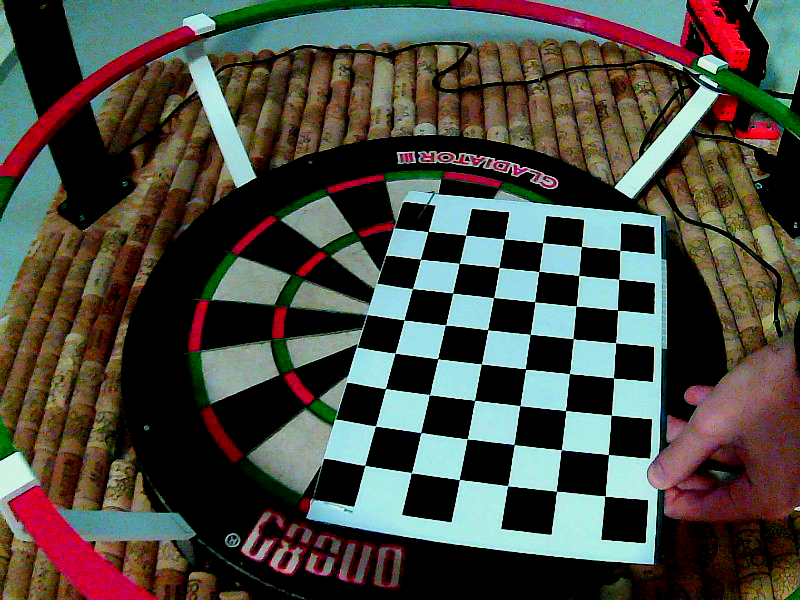
#> input picture diplomski_opencv/stereo_calibration/images_dev01/img0.png, 800 x 600 px; its folder holds 3 pictures in this run
$ python stereoCalibration.py
#> lines starting #> are read from the running program, lines starting #| are printed output that depends on the picture; long printed decimals are rounded; pictures that were not available may be replaced by others from this repository, and a replacement may not be noted
import cv2 as cv
import numpy as np
import glob
# jurica12
#refcam = 0; camnum = 1, camcount = 2
chessBoardSize = (8,6)
frameSize = (800,600)
size_of_chessBoard_squares_mm = 30

criteria = (cv.TERM_CRITERIA_EPS + cv.TERM_CRITERIA_MAX_ITER, 100, 0.001)
numcam = 2  # numberofcameras

for camnum in range (1, numcam+1):

    # prepare object points - real chessboard 3D, imgpoints = 2D image points, objpoints = 3D real world points
    imgpointsref = []; imgpoints1 = []; objpoints = []; objp = []; imagesref = []; images1 = []
    objp = np.zeros((chessBoardSize[0]*chessBoardSize[1], 3), np.float32)
    objp[:,:2] = np.mgrid[0:chessBoardSize[0], 0:chessBoardSize[1]].T.reshape(-1,2)

    objp = objp*size_of_chessBoard_squares_mm  # each corner position on the real 3D world chessboard

    imagesref = sorted(glob.glob('/home/fsb/Desktop/diplomski_opencv/stereo_calibration/images_dev0{}/*.png'.format(camnum)))
    images1 = sorted(glob.glob('/home/fsb/Desktop/diplomski_opencv/stereo_calibration/images_dev{}/*.png'.format(camnum)))

    for imageref, image1 in zip (imagesref, images1):
        imgref = cv.imread(imageref)
#> imgref is the input picture: shape (600, 800, 3); mean B, G, R 65.8, 74.3, 74.3
        img1 = cv.imread(image1)
        grayimgref = cv.cvtColor(imgref, cv.COLOR_BGR2GRAY)
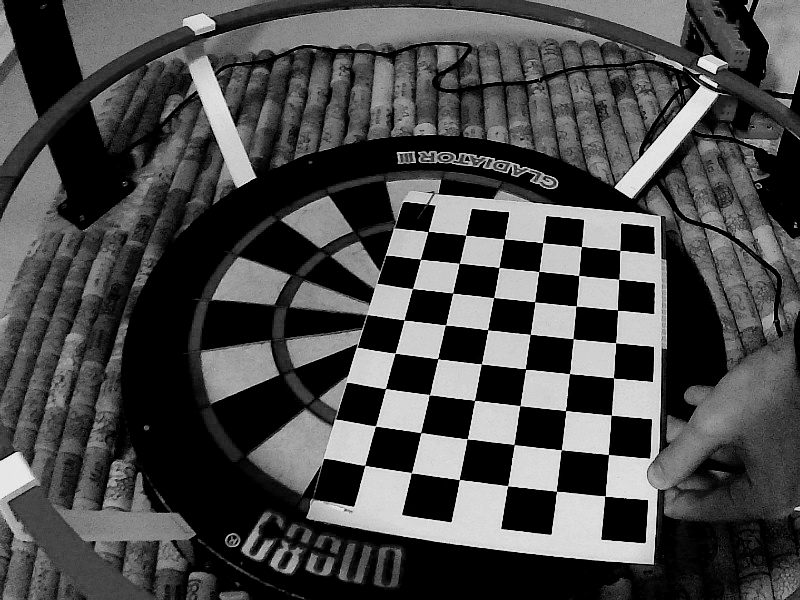
#> grayimgref: shape (600, 800); min 0, max 237, mean 73.3
        grayimg1 = cv.cvtColor(img1,cv.COLOR_BGR2GRAY)

        # find chessboard corners after image preparation
        retref, cornerref = cv.findChessboardCorners(grayimgref, chessBoardSize, None)
#> retref = True; cornerref = 48 rows, first 8: [364.9, 465.3], [375.5, 426], [385.5, 388.5], [395.2, 353.1], [404.2, 319.8], [412.4, 288.6], [420.5, 259.4], [428, 231.5]
        ret1, corner1 = cv.findChessboardCorners(grayimg1, chessBoardSize, None)
#> ret1 = True; corner1 has the same summary as cornerref

        if retref and ret1 == True:
            objpoints.append(objp)
            cornersref = cv.cornerSubPix(grayimgref, cornerref,(11,11), (-1,-1), criteria)
#> cornersref = 48 rows, first 8: [364.7, 465.4], [375.5, 426.2], [385.5, 388.6], [395, 353.1], [404.1, 319.8], [412.4, 288.6], [420.4, 259.3], [428.2, 231.4]
            corners1 = cv.cornerSubPix(grayimg1, corner1, (11,11), (-1,-1), criteria)
#> corners1 has the same summary as cornersref

            imgpointsref.append(cornersref)
            imgpoints1.append(corners1)

            cv.drawChessboardCorners(imgref, chessBoardSize, cornersref, retref)
            cv.drawChessboardCorners(img1, chessBoardSize, corners1, ret1)
            cv.imshow('imgref',imgref)
            cv.imshow('img1',img1)
            cv.waitKey(1000)

    cv.destroyAllWindows()

    ########################## CALIBRATION #################################################
    retref, cameraMatrixref, distref, rvecsref, tvecsref = cv.calibrateCamera(objpoints, imgpointsref, frameSize, None, None)
#> retref = 0.906; cameraMatrixref = [[47563.5, 0, 443.7], [0, 4613.1, 129.1], [0, 0, 1]]; distref = [[121.6, -12440.7, 2.09, -0.00138, -1277.8]]; rvecsref = ([-1.02, 1.12, -1.2],); tvecsref = ([-8.37, 348.1, 7230.8],)
    print(retref)
#| 0.9057
    heightref, widthref, channelsref = imgref.shape
#> heightref = 600; widthref = 800; channelsref = 3
    newCameraMatrixref, roiref = cv.getOptimalNewCameraMatrix(cameraMatrixref, distref, (widthref,heightref), 1, (widthref,heightref))
#> newCameraMatrixref = [[46389.1, 0, 442.9], [0, 7042, 216.3], [0, 0, 1]]; roiref = (180, 1, 473, 597)


    # getOptimalNewCameraMatrix is used since cv.undistort undistorts each pixel and puts it in a place where it should really be,
    # hence some pixels might go outside the image format (those spots are filled with black pixels). To fix that,
    # getOptimalNewCameraMatrix is used to adjust those changes in the picture format we want to have undistorted.
    # This is especially important for pixel information at the edges of the picutres. This command prevents black borders
    # and retains the maximum useful information. cv.calibrateCamera does the same job, but it doesn't adjust to the
    # image size, so there could be unwanted information loss, hence the usage of cv.getOptimalNewCameraMatrix

    ret1, cameraMatrix1, dist1, rvecs1, tvecs1 = cv.calibrateCamera(objpoints, imgpoints1, frameSize, None, None)
#> ret1 = 0.906; cameraMatrix1 has the same summary as cameraMatrixref; dist1 = [[121.6, -12440.7, 2.09, -0.00138, -1277.8]]; rvecs1 = ([-1.02, 1.12, -1.2],); tvecs1 = ([-8.37, 348.1, 7230.8],)
    print(ret1)
#| 0.9057
    height1, width1, channels1 = img1.shape
#> height1 = 600; width1 = 800; channels1 = 3
    newCameraMatrix1, roi1 = cv.getOptimalNewCameraMatrix(cameraMatrix1, dist1, (width1,height1), 1, (width1,height1))
#> newCameraMatrix1 = [[46389.1, 0, 442.9], [0, 7042, 216.3], [0, 0, 1]]; roi1 = (180, 1, 473, 597)

    i = 0
    for imageref, image1 in zip (imagesref,images1):
        imgref = cv.imread(imageref)
        img1 = cv.imread(image1)
        grayimgref = cv.cvtColor(imgref, cv.COLOR_BGR2GRAY)
        grayimg1 = cv.cvtColor(img1,cv.COLOR_BGR2GRAY)

        # find chessboard corners after image preparation
        retref, cornerref = cv.findChessboardCorners(grayimgref, chessBoardSize, None)
#> retref = True
        ret1, corner1 = cv.findChessboardCorners(grayimg1, chessBoardSize, None)
#> ret1 = True

        rvecsref1 = rvecsref[i]
#> rvecsref1 = [-1.02, 1.12, -1.2]
        rvecs11 = rvecs1[i]
#> rvecs11 = [-1.02, 1.12, -1.2]
        tvecsref1 = tvecsref[i]
#> tvecsref1 = [-8.37, 348.1, 7230.8]
        tvecs11 = tvecs1[i]
#> tvecs11 = [-8.37, 348.1, 7230.8]
        if retref and ret1 == True:
            objpoints.append(objp)
            cornersref = cv.cornerSubPix(grayimgref, cornerref,(6,6), (-1,-1), criteria)
#> cornersref = 48 rows, first 8: [364.8, 465.3], [375.5, 426], [385.5, 388.5], [395.2, 353], [404, 320], [412.5, 288.5], [420.4, 259.2], [428, 231.5]
            corners1 = cv.cornerSubPix(grayimg1, corner1, (6,6), (-1,-1), criteria)
#> corners1 has the same summary as cornersref

            imgpointsref.append(cornersref)
            imgpoints1.append(corners1)

            cv.drawChessboardCorners(imgref, chessBoardSize, cornersref, retref)
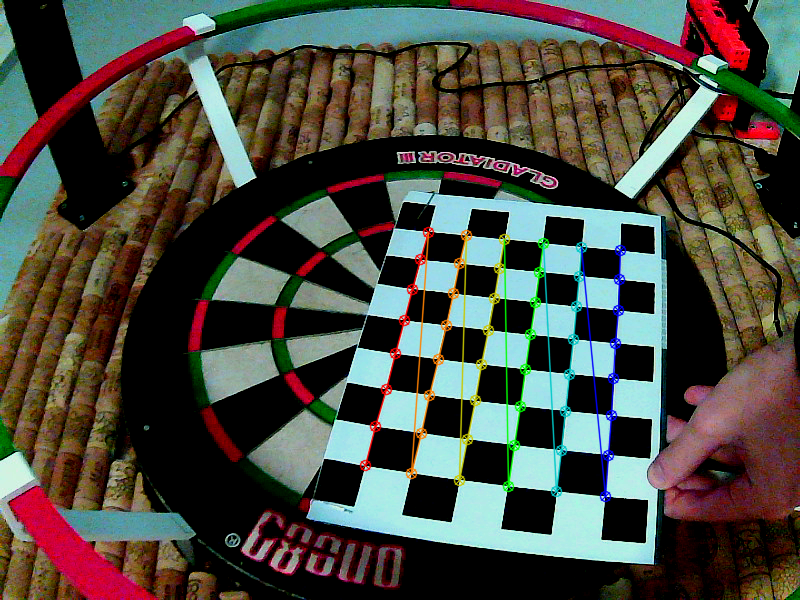
#> imgref: shape (600, 800, 3); mean B, G, R 65.4, 74.6, 74.6
            cv.drawChessboardCorners(img1, chessBoardSize, corners1, ret1)
            cv.drawFrameAxes(imgref, newCameraMatrixref,distref,rvecsref1,tvecsref1, 2*size_of_chessBoard_squares_mm)
            cv.drawFrameAxes(img1,newCameraMatrix1, dist1, rvecs11, tvecs11, 2*size_of_chessBoard_squares_mm)
            cv.imshow('imgref',imgref)
            cv.imshow('img1',img1)
            cv.waitKey(1000)
            i +=1


    ############################## STEREO_CALIBRATION ####################################
    stereoflags = 0
    stereoflags = cv.CALIB_FIX_INTRINSIC
    criteria_stereo = (cv.TERM_CRITERIA_EPS + cv.TERM_CRITERIA_MAX_ITER, 30, 0.001)
    # fixed intrinsic matrices so they are not calculated, since we can calculate the intrinsic matrices using
    # cv.calibrate for each camera seperately with better precision
    retStereo, newCameraMatrixref, distref, newCameraMatrix1, dist1, rot, trans, essentialMatrix, fundamentalMatrix = cv.stereoCalibrate(objpoints, imgpointsref, imgpoints1, newCameraMatrixref, distref, newCameraMatrix1, dist1, grayimgref.shape[::-1], criteria = criteria_stereo, flags = stereoflags)
#> retStereo = 1.63; rot = [[1, -9.3e-15, -6.32e-17], [9.3e-15, 1, -2.15e-15], [6.32e-17, 2.15e-15, 1]]; trans = [8.82e-13, 1.18e-11, -1.91e-10]; essentialMatrix = [[1.78e-24, 1.91e-10, 1.18e-11], [-1.91e-10, 1.77e-24, -8.82e-13], [-1.18e-11, 8.82e-13, -1.16e-27]]; fundamentalMatrix = [[1.02e-06, 723682244.8, 1.58e+11], [-723682244.8, 4.43e-05, 1.65e+11], [-1.58e+11, -1.65e+11, 1]]
    print(retStereo)
#| 1.626
    print('')
    ############################## STEREO_RECTIFICATION ###################################
    rectifyscale = 1
    rectref, rect1, projMatrixref, projMatrix1, Q, roiref, roi1 = cv.stereoRectify(newCameraMatrixref, distref, newCameraMatrix1, dist1,  grayimgref.shape[::-1], rot, trans, rectifyscale, (0,0))
#> rectref = [[1, -0.00461, 0.00434], [0.00461, 0.0617, -0.998], [0.00434, 0.998, 0.0617]]; rect1 has the same summary as rectref; projMatrixref = [[46389.1, 0, -3348.3, 0], [0, 46389.1, 1059266, 0], [0, 0, 1, 0]]; projMatrix1 = [[46389.1, 0, -3348.3, 0], [0, 46389.1, 1059266, 8.88e-06], [0, 0, 1, 0]]; Q = [[1, 0, 0, 3348.3], [0, 1, 0, -1059266], [0, 0, 0, 46389.1], [0, 0, -5.23e+09, 0]]; roiref = (0, 0, 800, 600); roi1 = (0, 0, 800, 600)

    stereoMapRef = cv.initUndistortRectifyMap(newCameraMatrixref, distref, rectref, projMatrixref, grayimgref.shape[::-1], cv.CV_16SC2)
    stereoMap1 = cv.initUndistortRectifyMap(newCameraMatrix1, dist1, rect1, projMatrix1, grayimg1.shape[::-1], cv.CV_16SC2)

    print('Saving data.')
    cvfile = cv.FileStorage('/home/fsb/Desktop/diplomski_opencv/stereo_calibration/stereoMap0{}.xml'.format(camnum), cv.FILE_STORAGE_WRITE)

    cvfile.write('stereoMapRef_x',stereoMapRef[0])
    cvfile.write('stereoMapRef_y',stereoMapRef[1])
    cvfile.write('stereoMap1_x',stereoMap1[0])
    cvfile.write('stereoMap1_y',stereoMap1[1])

    cvfile.release()
#> pass 2 of the loop `for camnum in range (1, numcam+1):`:
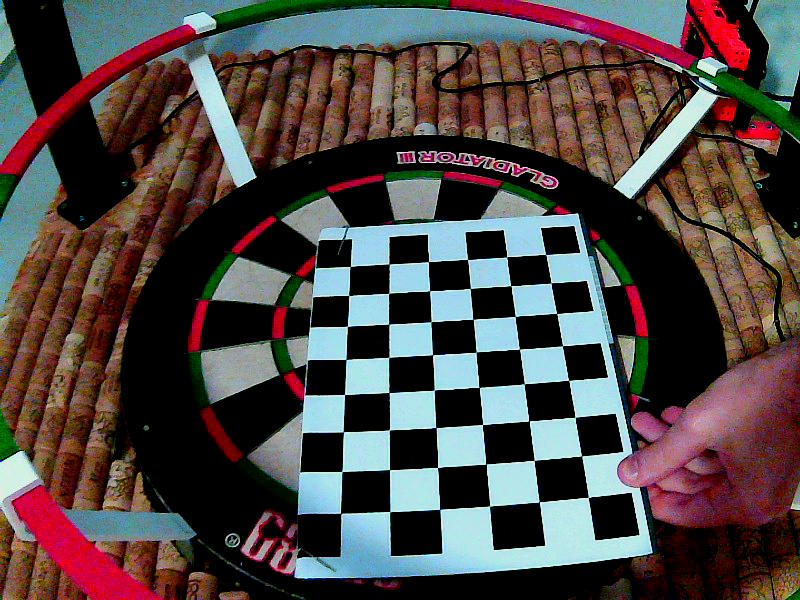
#> input picture diplomski_opencv/stereo_calibration/images_dev02/img0.png, 800 x 600 px
#> imgref is the input picture: shape (600, 800, 3); mean B, G, R 68.5, 70.5, 78.9
#> `grayimgref = cv.cvtColor(imgref, cv.COLOR_BGR2GRAY)`:
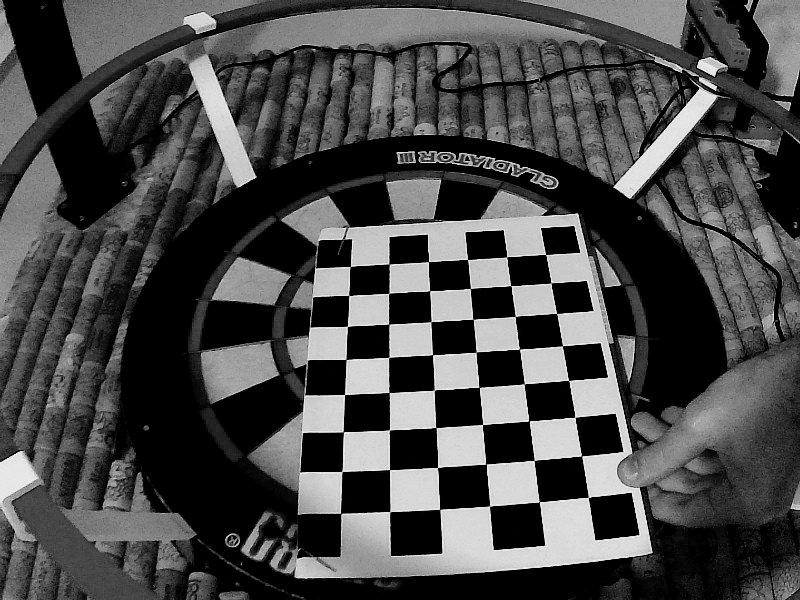
#> grayimgref: shape (600, 800); min 0, max 238, mean 72.8
#> cornerref = 48 rows, first 8: [545.5, 254.5], [551, 282.8], [556.5, 313.5], [562.6, 345.7], [568.5, 380.5], [575, 417.4], [581.5, 455.9], [588.2, 497.5]
#> `cornersref = cv.cornerSubPix(grayimgref, cornerref,(11,11), (-1,-1), c..`: cornersref = 48 rows, first 8: [545.7, 254.4], [551, 282.8], [556.7, 313.4], [562.4, 345.7], [568.6, 380.2], [575.1, 417.3], [581.5, 455.8], [588.2, 497.2]
#> `corners1 = cv.cornerSubPix(grayimg1, corner1, (11,11), (-1,-1), criter..`: corners1 = 48 rows, first 8: [364.7, 465.4], [375.5, 426.2], [385.5, 388.6], [395, 353.1], [404.1, 319.8], [412.4, 288.6], [420.4, 259.3], [428.2, 231.4]
#> `retref, cameraMatrixref, distref, rvecsref, tvecsref = cv.calibrateCam..`: retref = 0.361; cameraMatrixref = [[1191.5, 0, 386.5], [0, 2525.3, 291.5], [0, 0, 1]]; distref = [[-2.36, 71.32, -0.0216, 0.055, -1074.8]]; rvecsref = ([-0.923, 0.961, 1.34],); tvecsref = ([121.6, -13.04, 903.9],)
#| 0.3611
#> `newCameraMatrixref, roiref = cv.getOptimalNewCameraMatrix(cameraMatrix..`: newCameraMatrixref = [[1191.5, 0, 386.5], [0, 2307.7, 284.8], [0, 0, 1]]; roiref = (0, 18, 799, 547)
#> `ret1, cameraMatrix1, dist1, rvecs1, tvecs1 = cv.calibrateCamera(objpoi..`: ret1 = 0.906
#| 0.9057
#> `newCameraMatrix1, roi1 = cv.getOptimalNewCameraMatrix(cameraMatrix1, d..`: roi1 = (180, 1, 473, 597)
#> `retref, cornerref = cv.findChessboardCorners(grayimgref, chessBoardSiz..`: retref = True
#> rvecsref1 = [-0.923, 0.961, 1.34]
#> tvecsref1 = [121.6, -13.04, 903.9]
#> `cornersref = cv.cornerSubPix(grayimgref, cornerref,(6,6), (-1,-1), cri..`: cornersref = 48 rows, first 8: [545.7, 254.5], [551.1, 282.8], [556.7, 313.5], [562.4, 345.6], [568.7, 380.4], [574.9, 417.5], [581.6, 455.9], [588.2, 497.5]
#> `corners1 = cv.cornerSubPix(grayimg1, corner1, (6,6), (-1,-1), criteria)`: corners1 = 48 rows, first 8: [364.8, 465.3], [375.5, 426], [385.5, 388.5], [395.2, 353], [404, 320], [412.5, 288.5], [420.4, 259.2], [428, 231.5]
#> `cv.drawFrameAxes(imgref, newCameraMatrixref,distref,rvecsref1,tvecsref..`:
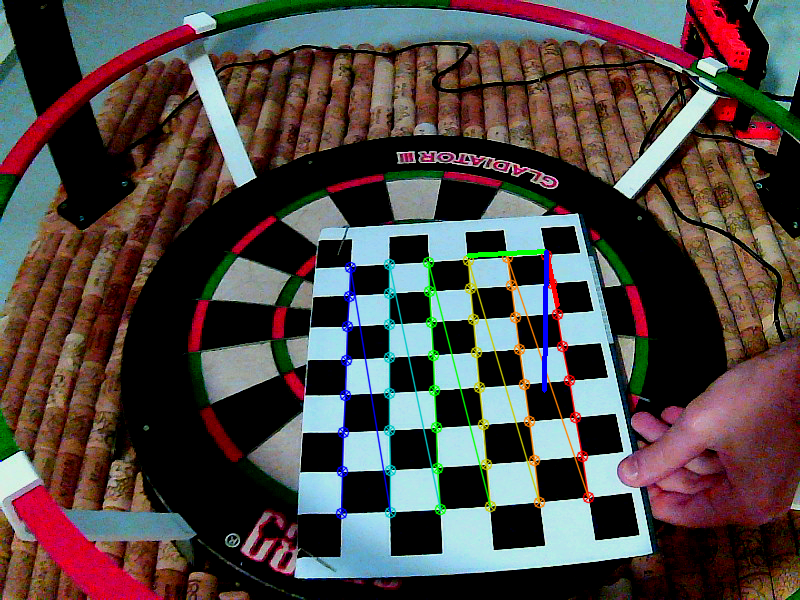
#> imgref: shape (600, 800, 3); mean B, G, R 68.2, 70.8, 79
#> retStereo = 1.19; rot = [[-0.19, 0.922, 0.336], [-0.119, -0.362, 0.925], [0.974, 0.136, 0.179]]; trans = [-279.9, -595.9, 7796.9]; essentialMatrix = [[350, 2738.5, -7316.1], [-1209, 7230, 2671.2], [-79.83, 650.9, -58.45]]; fundamentalMatrix = [[-6.01e-08, -2.43e-07, 0.00159], [1.37e-06, -4.22e-06, -0.00293], [0.000367, -0.00166, 1]]
#| 1.189
#> `rectref, rect1, projMatrixref, projMatrix1, Q, roiref, roi1 = cv.stere..`: rectref = [[0.987, 0.13, 0.0957], [-0.16, 0.723, 0.672], [0.0178, -0.678, 0.735]]; rect1 = [[-0.0358, -0.0762, 0.996], [0.923, 0.379, 0.0621], [-0.382, 0.922, 0.0568]]; projMatrixref = [[4674.8, 0, -58149.4, 0], [0, 4674.8, -5151.6, 0], [0, 0, 1, 0]]; projMatrix1 = [[4674.8, 0, -58149.4, 36578900.5], [0, 4674.8, -5151.6, 0], [0, 0, 1, 0]]; Q = [[1, 0, 0, 58149.4], [0, 1, 0, 5151.6], [0, 0, 0, 4674.8], [0, 0, -0.000128, 0]]; roiref = (0, 0, 0, 0)
